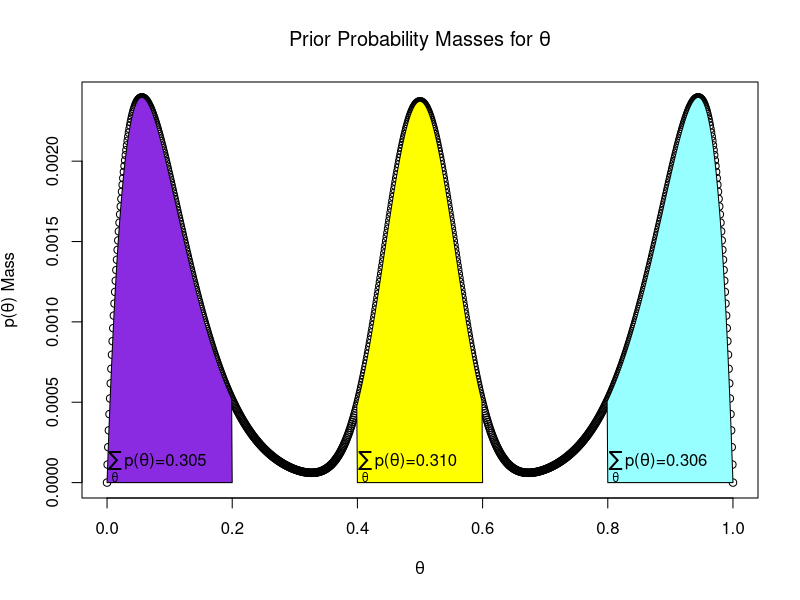

This chart was generated by the following R code: (Note: this script raises an error after producing the figure.)

#Use a linear combination of three equally weighted betas for 6.2 and 6.3 prior
x<-seq(0,1,by = .001)
b1 <- .001*(1/3*dbeta(x,2,18) + 1/3*dbeta(x, 40, 40) + 1/3*dbeta(x,18,2))
plot(x, b1, xlab = expression(theta), ylab = expression(paste("p(",theta,") Mass")),
  main = expression(paste("Prior Probability Masses for ", theta)))

#6.2 Plot formatting stuff
polygon(c(x[1:200],.2),c(b1[1:200],0), col = "blueviolet")
polygon(c(.4,x[400:600],.6),c(0,b1[400:600],0), col = "yellow")
polygon(c(.8,x[800:1000],1),c(0,b1[800:1000],0), col = "darkslategray1")
text(.08, .0001,expression(sum(paste("p(",theta,")=0.305"),theta)))
text(.48, .0001,expression(sum(paste("p(",theta,")=0.310"),theta)))
text(.88, .0001,expression(sum(paste("p(",theta,")=0.306"),theta)))

#6.2 Update prior using data with 15 heads, 5 tails
post = BernGrid( x , b1 , c(rep(1,15),rep(0,5)) )

#6.3A
post = BernGrid( x , b1 , c(rep(1,3),rep(0,1)) )
post1 = BernGrid(x,post,c(rep(1,12),rep(0,4)) )
# calculate the probability mass over an interval
prob = 0
for(i in 800:1000){
  prob = prob+.001*b1[i]  
  
}
sum(b1[1:1000])

#6.4
#Generate uniform pmf with 1000 bins on [0,1]
x<-seq(0,1,by = 0.001)
prior = rep(1/length(x),length(x))
sum(prior)
plot(x,prior, main = expression(paste("Prior Probability Mass of ",theta)), 
     xlab=expression(theta), ylab = expression(paste("p(",theta,")"))) 
post <- BernGrid(x,prior,c(rep(0,42),rep(1,58)))
#Show area theta > 0.5, the preference for candidate A region
plot(x,post, main = "Posterior", xlab = expression(theta), 
     ylab = expression(paste("p(",theta,"|D)")))
polygon(c(0.5,x[x>0.5],1),c(0,post[x>0.5],0), col = "blueviolet")
posthalf = sum(post[x>0.5])
text(.8, .002,expression(sum(paste("p(",theta,")=0.943"),paste(theta,">0.5"))))

#6.4C
x<-seq(0,1,by = 0.001)
prior = rep(1/length(x),length(x))
post <- BernGrid(x,prior,c(rep(0,42),rep(1,58)))
post1 <- BernGrid(x,post,c(rep(0,43),rep(1,57)))

#6.7
dx  = 0.001
par(mfrow = c(1,2))
#Midpoint approx
thetagrid = seq( from=dx/2 , to=1-dx/2 , by=dx )
weight1 = thetagrid^2
prior1 = weight1/sum(weight1)
plot(thetagrid,prior1, xlab = expression(theta), 
     ylab = expression(paste("p(",theta,")")), main = "Prior Model 1")
BernGrid(thetagrid,prior1,c(rep(0,2),rep(1,6)))

weight2 = (1-thetagrid)^2
prior2 = weight2/sum(weight2)
plot(thetagrid,prior2, xlab = expression(theta), 
     ylab = expression(paste("p(",theta,")")), main = "Prior Model 2")
BernGrid(thetagrid,prior2,c(rep(0,2),rep(1,6)))

#Right endpoint approx
#x = seq(0,1,by = dx)
#weight = x^2
#prior = weight/sum(weight)
#plot(x,prior)
